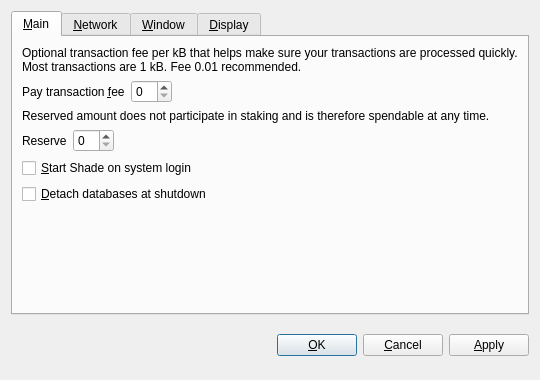
<?xml version="1.0" encoding="UTF-8"?>
<ui version="4.0">
 <class>OptionsDialog</class>
 <widget class="QDialog" name="OptionsDialog">
  <property name="geometry">
   <rect>
    <x>0</x>
    <y>0</y>
    <width>540</width>
    <height>380</height>
   </rect>
  </property>
  <property name="windowTitle">
   <string>Options</string>
  </property>
  <property name="modal">
   <bool>true</bool>
  </property>
  <layout class="QVBoxLayout" name="verticalLayout">
   <item>
    <widget class="QTabWidget" name="tabWidget">
     <property name="tabPosition">
      <enum>QTabWidget::North</enum>
     </property>
     <property name="currentIndex">
      <number>0</number>
     </property>
     <widget class="QWidget" name="tabMain">
      <attribute name="title">
       <string>&amp;Main</string>
      </attribute>
      <layout class="QVBoxLayout" name="verticalLayout_Main">
       <item>
        <widget class="QLabel" name="transactionFeeInfoLabel">
         <property name="text">
          <string>Optional transaction fee per kB that helps make sure your transactions are processed quickly. Most transactions are 1 kB. Fee 0.01 recommended.</string>
         </property>
         <property name="textFormat">
          <enum>Qt::PlainText</enum>
         </property>
         <property name="wordWrap">
          <bool>true</bool>
         </property>
        </widget>
       </item>
       <item>
        <layout class="QHBoxLayout" name="horizontalLayoutFee">
         <item>
          <widget class="QLabel" name="transactionFeeLabel">
           <property name="text">
            <string>Pay transaction &amp;fee</string>
           </property>
           <property name="textFormat">
            <enum>Qt::PlainText</enum>
           </property>
           <property name="buddy">
            <cstring>transactionFee</cstring>
           </property>
          </widget>
         </item>
         <item>
          <widget class="BitcoinAmountField" name="transactionFee"/>
         </item>
         <item>
          <spacer name="horizontalSpacerFee">
           <property name="orientation">
            <enum>Qt::Horizontal</enum>
           </property>
           <property name="sizeHint" stdset="0">
            <size>
             <width>40</width>
             <height>20</height>
            </size>
           </property>
          </spacer>
         </item>
        </layout>
       </item>
       <item>
        <widget class="QLabel" name="reserveBalanceInfoLabel">
         <property name="text">
          <string>Reserved amount does not participate in staking and is therefore spendable at any time.</string>
         </property>
         <property name="textFormat">
          <enum>Qt::PlainText</enum>
         </property>
         <property name="wordWrap">
          <bool>true</bool>
         </property>
        </widget>
       </item>
       <item>
        <layout class="QHBoxLayout" name="horizontalLayoutReserveBalance">
         <item>
          <widget class="QLabel" name="reserveBalanceLabel">
           <property name="text">
            <string>Reserve</string>
           </property>
           <property name="textFormat">
            <enum>Qt::PlainText</enum>
           </property>
           <property name="buddy">
            <cstring>reserveBalance</cstring>
           </property>
          </widget>
         </item>
         <item>
          <widget class="BitcoinAmountField" name="reserveBalance"/>
         </item>
         <item>
          <spacer name="horizontalSpacerReserveBalance">
           <property name="orientation">
            <enum>Qt::Horizontal</enum>
           </property>
           <property name="sizeHint" stdset="0">
            <size>
             <width>40</width>
             <height>20</height>
            </size>
           </property>
          </spacer>
         </item>
        </layout>
       </item>
       <item>
        <widget class="QCheckBox" name="bitcoinAtStartup">
         <property name="toolTip">
          <string>Automatically start Shade after logging in to the system.</string>
         </property>
         <property name="text">
          <string>&amp;Start Shade on system login</string>
         </property>
        </widget>
       </item>
       <item>
        <widget class="QCheckBox" name="detachDatabases">
         <property name="toolTip">
          <string>Detach block and address databases at shutdown. This means they can be moved to another data directory, but it slows down shutdown. The wallet is always detached.</string>
         </property>
         <property name="text">
          <string>&amp;Detach databases at shutdown</string>
         </property>
        </widget>
       </item>
       <item>
        <spacer name="verticalSpacer_Main">
         <property name="orientation">
          <enum>Qt::Vertical</enum>
         </property>
         <property name="sizeHint" stdset="0">
          <size>
           <width>20</width>
           <height>40</height>
          </size>
         </property>
        </spacer>
       </item>
      </layout>
     </widget>
     <widget class="QWidget" name="tabNetwork">
      <attribute name="title">
       <string>&amp;Network</string>
      </attribute>
      <layout class="QVBoxLayout" name="verticalLayout_Network">
       <item>
        <widget class="QCheckBox" name="mapPortUpnp">
         <property name="toolTip">
          <string>Automatically open the Shade client port on the router. This only works when your router supports UPnP and it is enabled.</string>
         </property>
         <property name="text">
          <string>Map port using &amp;UPnP</string>
         </property>
        </widget>
       </item>
       <item>
        <widget class="QCheckBox" name="connectSocks">
         <property name="toolTip">
          <string>Connect to the Shade network through a SOCKS proxy (e.g. when connecting through Tor).</string>
         </property>
         <property name="text">
          <string>&amp;Connect through SOCKS proxy:</string>
         </property>
        </widget>
       </item>
       <item>
        <layout class="QHBoxLayout" name="horizontalLayout_Network">
         <item>
          <widget class="QLabel" name="proxyIpLabel">
           <property name="text">
            <string>Proxy &amp;IP:</string>
           </property>
           <property name="textFormat">
            <enum>Qt::PlainText</enum>
           </property>
           <property name="buddy">
            <cstring>proxyIp</cstring>
           </property>
          </widget>
         </item>
         <item>
          <widget class="QValidatedLineEdit" name="proxyIp">
           <property name="maximumSize">
            <size>
             <width>140</width>
             <height>16777215</height>
            </size>
           </property>
           <property name="toolTip">
            <string>IP address of the proxy (e.g. 127.0.0.1)</string>
           </property>
          </widget>
         </item>
         <item>
          <widget class="QLabel" name="proxyPortLabel">
           <property name="text">
            <string>&amp;Port:</string>
           </property>
           <property name="textFormat">
            <enum>Qt::PlainText</enum>
           </property>
           <property name="buddy">
            <cstring>proxyPort</cstring>
           </property>
          </widget>
         </item>
         <item>
          <widget class="QLineEdit" name="proxyPort">
           <property name="maximumSize">
            <size>
             <width>55</width>
             <height>16777215</height>
            </size>
           </property>
           <property name="toolTip">
            <string>Port of the proxy (e.g. 9050)</string>
           </property>
          </widget>
         </item>
         <item>
          <widget class="QLabel" name="socksVersionLabel">
           <property name="text">
            <string>SOCKS &amp;Version:</string>
           </property>
           <property name="textFormat">
            <enum>Qt::PlainText</enum>
           </property>
           <property name="buddy">
            <cstring>socksVersion</cstring>
           </property>
          </widget>
         </item>
         <item>
          <widget class="QValueComboBox" name="socksVersion">
           <property name="toolTip">
            <string>SOCKS version of the proxy (e.g. 5)</string>
           </property>
          </widget>
         </item>
         <item>
          <spacer name="horizontalSpacer_Network">
           <property name="orientation">
            <enum>Qt::Horizontal</enum>
           </property>
           <property name="sizeHint" stdset="0">
            <size>
             <width>40</width>
             <height>20</height>
            </size>
           </property>
          </spacer>
         </item>
        </layout>
       </item>
       <item>
        <spacer name="verticalSpacer_Network">
         <property name="orientation">
          <enum>Qt::Vertical</enum>
         </property>
         <property name="sizeHint" stdset="0">
          <size>
           <width>20</width>
           <height>40</height>
          </size>
         </property>
        </spacer>
       </item>
      </layout>
     </widget>
     <widget class="QWidget" name="tabWindow">
      <attribute name="title">
       <string>&amp;Window</string>
      </attribute>
      <layout class="QVBoxLayout" name="verticalLayout_Window">
       <item>
        <widget class="QCheckBox" name="minimizeToTray">
         <property name="toolTip">
          <string>Show only a tray icon after minimizing the window.</string>
         </property>
         <property name="text">
          <string>&amp;Minimize to the tray instead of the taskbar</string>
         </property>
        </widget>
       </item>
       <item>
        <widget class="QCheckBox" name="minimizeOnClose">
         <property name="toolTip">
          <string>Minimize instead of exit the application when the window is closed. When this option is enabled, the application will be closed only after selecting Quit in the menu.</string>
         </property>
         <property name="text">
          <string>M&amp;inimize on close</string>
         </property>
        </widget>
       </item>
       <item>
        <spacer name="verticalSpacer_Window">
         <property name="orientation">
          <enum>Qt::Vertical</enum>
         </property>
         <property name="sizeHint" stdset="0">
          <size>
           <width>20</width>
           <height>40</height>
          </size>
         </property>
        </spacer>
       </item>
      </layout>
     </widget>
     <widget class="QWidget" name="tabDisplay">
      <attribute name="title">
       <string>&amp;Display</string>
      </attribute>
      <layout class="QVBoxLayout" name="verticalLayout_Display">
       <item>
        <layout class="QHBoxLayout" name="horizontalLayout_1_Display">
         <item>
          <widget class="QLabel" name="langLabel">
           <property name="text">
            <string>User Interface &amp;language:</string>
           </property>
           <property name="textFormat">
            <enum>Qt::PlainText</enum>
           </property>
           <property name="buddy">
            <cstring>lang</cstring>
           </property>
          </widget>
         </item>
         <item>
          <widget class="QValueComboBox" name="lang">
           <property name="toolTip">
            <string>The user interface language can be set here. This setting will take effect after restarting Shade.</string>
           </property>
          </widget>
         </item>
        </layout>
       </item>
       <item>
        <layout class="QHBoxLayout" name="horizontalLayout_2_Display">
         <item>
          <widget class="QLabel" name="unitLabel">
           <property name="text">
            <string>&amp;Unit to show amounts in:</string>
           </property>
           <property name="textFormat">
            <enum>Qt::PlainText</enum>
           </property>
           <property name="buddy">
            <cstring>unit</cstring>
           </property>
          </widget>
         </item>
         <item>
          <widget class="QValueComboBox" name="unit">
           <property name="toolTip">
            <string>Choose the default subdivision unit to show in the interface and when sending coins.</string>
           </property>
          </widget>
         </item>
        </layout>
       </item>
       <item>
        <widget class="QCheckBox" name="displayAddresses">
         <property name="toolTip">
          <string>Whether to show Shade addresses in the transaction list or not.</string>
         </property>
         <property name="text">
          <string>&amp;Display addresses in transaction list</string>
         </property>
        </widget>
       </item>
       <item>
        <widget class="QCheckBox" name="coinControlFeatures">
         <property name="toolTip">
          <string>Whether to show coin control features or not.</string>
         </property>
         <property name="text">
          <string>Display coin &amp;control features (experts only!)</string>
         </property>
        </widget>
       </item>
       <item>
        <spacer name="verticalSpacer_Display">
         <property name="orientation">
          <enum>Qt::Vertical</enum>
         </property>
         <property name="sizeHint" stdset="0">
          <size>
           <width>20</width>
           <height>40</height>
          </size>
         </property>
        </spacer>
       </item>
      </layout>
     </widget>
    </widget>
   </item>
   <item>
    <layout class="QHBoxLayout" name="horizontalLayout_Buttons">
     <item>
      <spacer name="horizontalSpacer_1">
       <property name="orientation">
        <enum>Qt::Horizontal</enum>
       </property>
       <property name="sizeHint" stdset="0">
        <size>
         <width>40</width>
         <height>48</height>
        </size>
       </property>
      </spacer>
     </item>
     <item>
      <widget class="QLabel" name="statusLabel">
       <property name="font">
        <font>
         <weight>75</weight>
         <bold>true</bold>
        </font>
       </property>
       <property name="text">
        <string/>
       </property>
       <property name="textFormat">
        <enum>Qt::PlainText</enum>
       </property>
       <property name="wordWrap">
        <bool>true</bool>
       </property>
      </widget>
     </item>
     <item>
      <spacer name="horizontalSpacer_2">
       <property name="orientation">
        <enum>Qt::Horizontal</enum>
       </property>
       <property name="sizeHint" stdset="0">
        <size>
         <width>40</width>
         <height>48</height>
        </size>
       </property>
      </spacer>
     </item>
     <item>
      <widget class="QPushButton" name="okButton">
       <property name="text">
        <string>&amp;OK</string>
       </property>
      </widget>
     </item>
     <item>
      <widget class="QPushButton" name="cancelButton">
       <property name="text">
        <string>&amp;Cancel</string>
       </property>
       <property name="autoDefault">
        <bool>false</bool>
       </property>
      </widget>
     </item>
     <item>
      <widget class="QPushButton" name="applyButton">
       <property name="text">
        <string>&amp;Apply</string>
       </property>
       <property name="autoDefault">
        <bool>false</bool>
       </property>
      </widget>
     </item>
    </layout>
   </item>
  </layout>
 </widget>
 <customwidgets>
  <customwidget>
   <class>BitcoinAmountField</class>
   <extends>QSpinBox</extends>
   <header>bitcoinamountfield.h</header>
  </customwidget>
  <customwidget>
   <class>QValueComboBox</class>
   <extends>QComboBox</extends>
   <header>qvaluecombobox.h</header>
  </customwidget>
  <customwidget>
   <class>QValidatedLineEdit</class>
   <extends>QLineEdit</extends>
   <header>qvalidatedlineedit.h</header>
  </customwidget>
 </customwidgets>
 <resources/>
 <connections/>
</ui>
